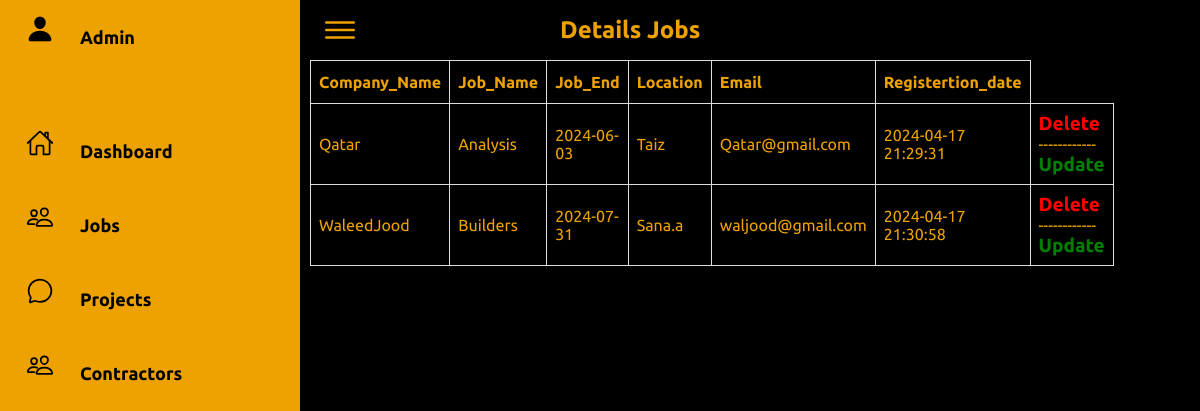
Screenshot of /jobs2.php with the database file from the repository.
### tables this page shows
CREATE TABLE IF NOT EXISTS `job` (
  `Company_Name` varchar(30) NOT NULL,
  `Job_Name` varchar(25) NOT NULL,
  `Job_End` date NOT NULL,
  `Location` varchar(25) NOT NULL,
  `Email` varchar(20) NOT NULL,
  `Registertion_date` datetime DEFAULT NULL
);

### jobs2.php (the view, shortened to what this page needs)
<!DOCTYPE html>
<html lang="en">
<head>
    <link rel="stylesheet" href="css/style4.css">
</head>
<body>
    <div class="container">
        <div class="navigation">
            <ul>
                <li>
                    <a href="#">
                        <span class="icon">
                            <ion-icon name="person"></ion-icon>
                        </span>
                        <span class="title">Admin</span>
                    </a>
                </li>
                <li>
                <a href="dashboard.php">
                        <span class="icon">
                            <ion-icon name="home-outline"></ion-icon>
                        </span>
                        <span class="title">Dashboard</span>
                    </a>
                </li>
                <li>
                <a href=#>
                    <span class="icon">
                        <ion-icon name="people-outline"></ion-icon>
                    </span>
                    <span class="title">Jobs</span>
                </a>
            </li>
            <li>
                <a href="projects2.php">
                    <span class="icon">
                        <ion-icon name="chatbubble-outline"></ion-icon>
                    </span>
                    <span class="title">Projects</span>
                </a>
            </li>
            <li>
                <a href="contractors2.php">
                    <span class="icon">
                        <ion-icon name="people-outline"></ion-icon>
                    </span>
                    <span class="title">Contractors</span>
                </a>
            </li>
            </ul>
        </div>
        <div class="main">
            <div class="topbar">
                <div class="toggle">
                    <ion-icon name="menu-outline"></ion-icon>
                </div>
                <div class="search">
                    <h2>Details Jobs</h2>
                </div>
                <div class="user">
                </div>
            </div>
<div class="search">
<div class="tables">
    <div class="tables td">
    <div class="tables th">
    <div class="tables tr">
<?php
    $con = mysqli_connect('localhost', 'root', '', 'contracting') or die('Can\'t connect to mysql server');
    $query = 'SELECT * FROM job';
    $result = mysqli_query($con, $query) or die('There is an error in the query');
    if (mysqli_num_rows($result) > 0) {
      echo '<table id="job">';
      echo '<tr><th>Company_Name</th>
      <th>Job_Name</th><th>Job_End</th>
      <th>Location</th>
      <th>Email</th>
      <th>Registertion_date</th>
     </tr>';
      while($row = mysqli_fetch_assoc($result)) {
        echo '<tr>';
        echo '<td>'.$row['Company_Name'].'</td>';
        echo '<td>'.$row['Job_Name'].'</td>';
        echo '<td>'.$row['Job_End'].'</td>';
        echo '<td>'.$row['Location'].'</td>';
        echo '<td>'.$row['Email'].'</td>';
        echo '<td>'.$row['Registertion_date'].'</td>';
        echo '<td><a href="?action=delete&Company_Name='.$row['Company_Name'].'" id="del">Delete </a> ------------
                  <a href="update_job.php?Company_Name='.$row['Company_Name'].'" id="up">Update</a></td>';
        echo '</tr>';
      }
      echo '</table>';
    } else {
      echo 'There is no information to display';
    }
  ?>
  </div>
  </div>
  </div>
  </div>
  </div>
  </body>
</html>

### css/style4.css (style rules this page uses)
* { font-family: "Ubuntu", sans-serif; margin: 0; padding: 0; box-sizing: border-box; }
:root { --yellow: #eda201; --white: #ffffff; --gray: #949292; --black1: #4e4d4d; --black2: #454343; --black3: #000000; }
body { min-height: 100vh; overflow-x: hidden; }
.container { position: relative; width: 100%; }
.navigation { position: fixed; width: 300px; height: 100%; background: var(--yellow); border-left: 10px solid var(--yellow); transition: 0.5s; overflow: hidden; }
.navigation ul { position: absolute; top: 0; left: 0; width: 100%; }
.navigation ul li { position: relative; width: 100%; list-style: none; border-top-left-radius: 30px; border-bottom-left-radius: 30px; }
.navigation ul li:nth-child(1) { margin-bottom: 40px; pointer-events: none; }
.navigation ul li a { position: relative; display: block; width: 100%; display: flex; text-decoration: none; color: var(--black3); }
.navigation ul li a .icon { position: relative; display: block; min-width: 60px; height: 60px; line-height: 75px; text-align: center; }
.navigation ul li a .icon ion-icon { font-size: 1.75rem; }
.navigation ul li a .title { position: relative; display: block; padding: 0 10px; height: 60px; line-height: 60px; text-align: start; white-space: nowrap; font-weight: bold; font-size: 18px; margin-bottom: 7px; margin-top: 7px; }
.main { position: absolute; width: calc(100% - 300px); left: 300px; min-height: 100vh; background: var(--black3); transition: 0.5s; }
.topbar { width: 100%; height: 60px; display: flex; justify-content: space-between; align-items: center; padding: 0 10px; }
.toggle { position: relative; width: 60px; height: 60px; display: flex; justify-content: center; align-items: center; font-size: 2.5rem; cursor: pointer; color: #eda201; }
.search { position: relative; width: 400px; margin: 0 10px; color: #eda201; }
.user { position: relative; width: 40px; height: 40px; border-radius: 50%; overflow: hidden; cursor: pointer; }
#del { color: red; font-weight: bold; text-decoration: none; text-transform: capitalize; text-align: center; font-size: 19px; }
#up { color:green; font-weight: bold; text-decoration: none; text-transform: capitalize; text-align: center; font-size: 19px; }

### jobs2.php (style rules this page uses)
#job { border-collapse: collapse; width: 100%; }
#job td, #job th { border: 1px solid #ddd; padding: 8px; }
#job tr:nth-child(even) { background-color :#000000; }
#job th { padding-top: 12px; padding-bottom: 12px; text-align: left; background-color:#000000; color:#eda201; }

### rows the page displays
job: Company_Name "Qatar", Job_Name "Analysis", Job_End "2024-06-03", Location "Taiz", Email "Qatar@gmail.com", Registertion_date "2024-04-17 21:29:31"
job: Company_Name "WaleedJood", Job_Name "Builders", Job_End "2024-07-31", Location "Sana.a", Email "waljood@gmail.com", Registertion_date "2024-04-17 21:30:58"
